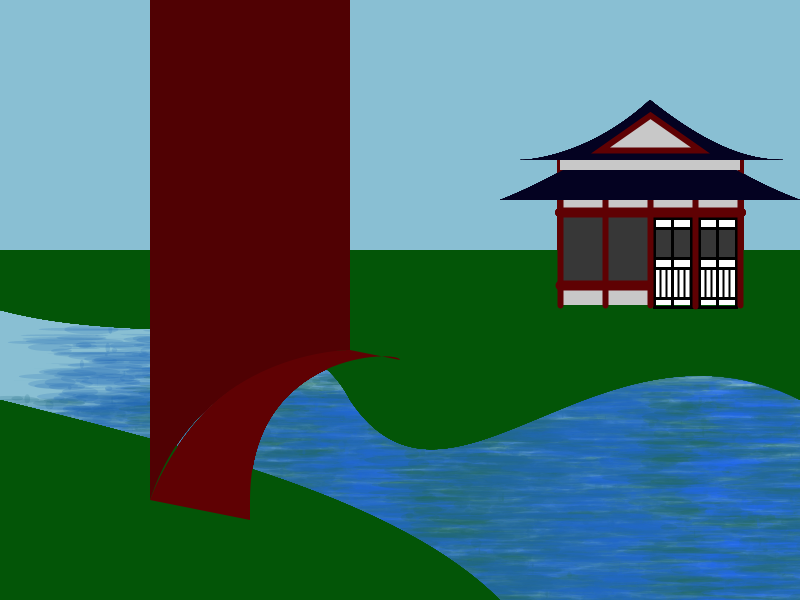
Frame 1 (no input)
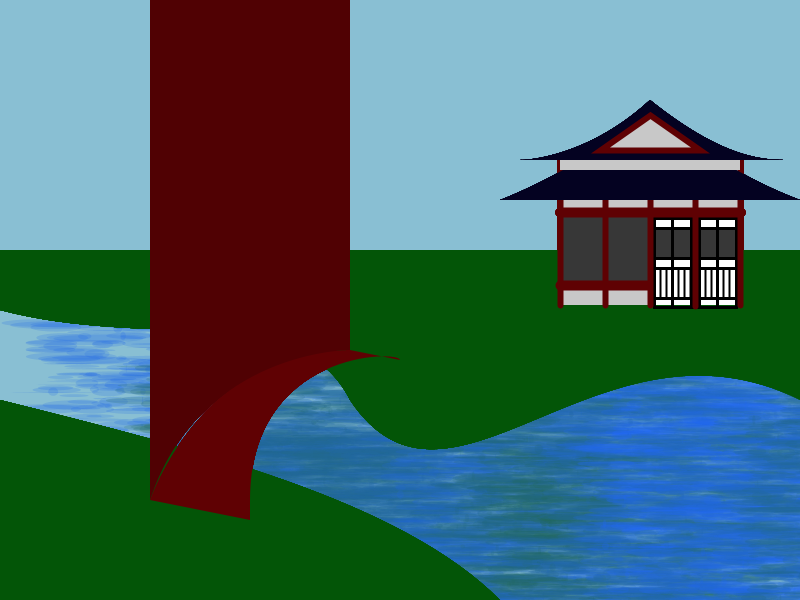
Frame 60 (the mouse pressed at the canvas centre just before this capture)
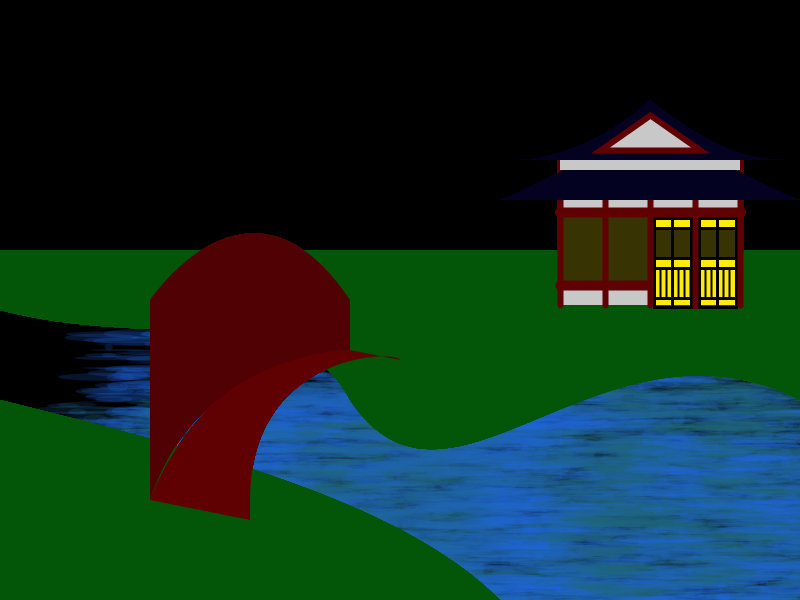
Frame 120 (the mouse held since frame 60 and released just before this capture)

The Processing sketch that drew these frames (run headless with seeded random() and noise(); from frame 60 on, the mouse is pressed at the canvas centre):

// Processing sketch: processing_107298
// ── processing_107298.pde

void setup() {
  smooth();
  size(800, 600);
  background(137, 191, 211);
}

void draw() {
  smooth();
  background(137, 191, 211);
  if (mousePressed==true) {
    background(0);
  }
  else {
    background(137, 191, 211);
  }
  //lago--------------------------------------------
  for (int i=0;i<width;i=i+50) { 
    lago(i, int(random(150))+300, 300, random(80, 255));
  }
}
void lago(int posX, int posY, int lado, float azul) {
  noStroke();
  fill(30, 100, azul, 50);
  for (int i=0; i<1000; i++)//folhas pequenas
    ellipse(posX+random(lado), posY+random(lado), random(100), random(10));
  //gramado-----------------------------------------
  noStroke();
  fill(3, 85, 7);
  beginShape();
  vertex(800, 250);
  bezierVertex(800, 250, 0, 250, 0, 250);
  vertex(0, 310);
  bezierVertex(150, 350, 300, 300, 350, 400);
  bezierVertex(450, 550, 600, 300, 800, 400);
  endShape();
  beginShape();
  vertex(0, 400);
  bezierVertex(200, 450, 400, 500, 500, 600);
  vertex(500, 600);
  vertex(0, 600);
  endShape();
  //casa-------------------------------------------- 
  fill(200);
  rect(560, 165, 180, 140);//casa
  //porta e janelas-acender 
  if (mousePressed==true) {
    fill(255, 235, 8);
  }
  else {
    fill(255);
  }
  rect(560, 212, 90, 70); //janela
  rect(650, 215, 90, 90); //porta
  fill(0, 200);//transparencia
  rect(650, 228, 90, 30);  //janelinha porta
  rect(560, 212, 90, 70); //janela
  //detalhes porta
  strokeWeight(3);
  stroke(0);
  noFill();
  rect(654, 218, 82, 89);
  for (float i=654;i<694;i=i+18.5) {
    line(i, 218, i, 307);
  }
  for (float i=699;i<735;i=i+18.5) {
    line(i, 218, i, 307);
  }
  line(650, 228, 740, 228);
  line(650, 258, 740, 258);
  line(650, 268, 740, 268);
  line(650, 298, 740, 298);
  strokeWeight(2);
  for (float i=654;i<694;i=i+6) {
    line(i, 268, i, 297);
  }
  for (float i=699;i<735;i=i+6) {
    line(i, 268, i, 297);
  }
  stroke(95, 1, 3);//vermelho
  strokeWeight(10);
  line(560, 212, 740, 212);
  line(560, 285, 647, 285);
  strokeWeight(6);
  line(560, 160, 560, 305);
  line(605, 160, 605, 305);
  line(650, 160, 650, 305);
  line(695, 160, 695, 306);
  line(740, 160, 740, 305);
  //telhado inferior
  noStroke();
  strokeWeight(1);
  fill(4, 2, 33);
  beginShape();
  vertex(500, 200);
  bezierVertex(500, 200, 606, 160, 650, 100);
  bezierVertex(650, 100, 695, 160, 800, 200);
  endShape();
  //parede entre telhados
  noStroke();
  fill(200);
  rect(560, 160, 180, 10);
  //telhado superior
  fill(4, 2, 33);
  beginShape();
  vertex(525, 160);
  bezierVertex(500, 159, 575, 169, 650, 100);
  bezierVertex(725, 160, 765, 160, 790, 160);
  endShape();
  fill(255);
  strokeWeight(6);
  stroke(95, 1, 3);//vermelho
  fill(200); 
  triangle(650, 115, 600, 150, 700, 150); // triangulo do telhado
  //ponte----------------------------------------------------
  noStroke();
  fill(95, 1, 3);//vermelho
  beginShape();
  vertex(150, 500);
  bezierVertex(150, 500, 200, 350, 350, 350);
  vertex(350, 350);
  vertex(400, 360);
  bezierVertex(400, 350, 250, 350, 250, 500);
  vertex(250, 520);
  endShape();
  //ponte2------------------
  fill(80, 1, 3);
  beginShape();
  vertex(150, mouseY);
  bezierVertex(150, mouseY, 250, mouseY/2, 350, mouseY);
  vertex(350, 350);
  bezierVertex(350, 350, 200, 350, 150, 500);
  vertex(150, 500);
  endShape();
}
